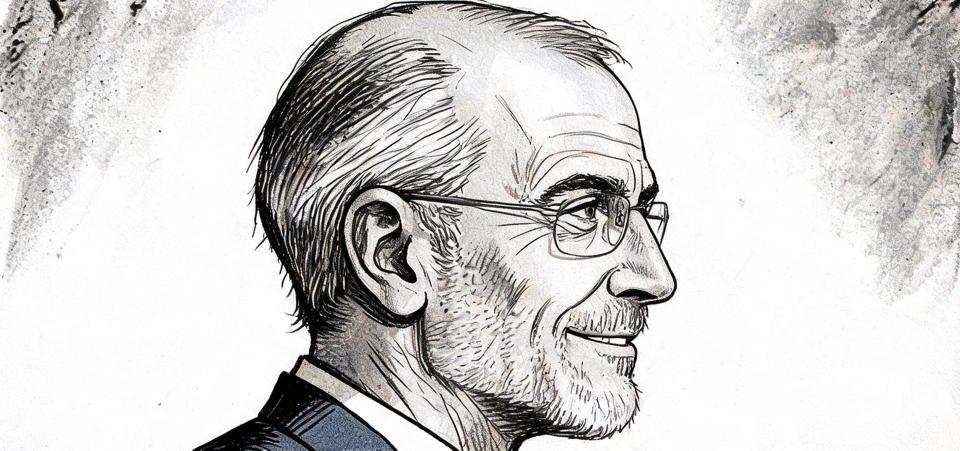
#> input picture fabrica/videos/prueba-perfil/assets/p1_cerrada.webp, 1920 x 901 px (shown at 1/2 size)
$ python cortar_rejilla.py ../../videos/prueba-perfil/assets/p1_cerrada.webp ../../videos/prueba-perfil/assets/p1_abierta.webp
#> lines starting #> are read from the running program, lines starting #| are printed output that depends on the picture
# Corta una rejilla 2×2 de retratos (Seedream) en dos parejas boca cerrada/abierta y alinea la abierta con la cerrada (ECC).
# Uso: /home/user/qw/bin/python -I cortar_rejilla.py rejilla.png CARPETA  →  p1_cerrada.webp, p1_abierta.webp, p2_cerrada.webp, p2_abierta.webp (1920 de ancho)
import cv2, numpy as np, sys
im = cv2.imread(sys.argv[1]); out = sys.argv[2]; g = cv2.cvtColor(im, cv2.COLOR_BGR2GRAY); H, W = g.shape
#> further down, im is the input picture: shape (901, 1920, 3); mean B, G, R 207.8, 208.6, 209.7
#> after `H, W = g.shape`: H = 901; W = 1920
def huecos(perfil, n):  # tramos claros (gutter) cerca del centro
#> called with perfil = array of shape (1920,), n = 1920
    c = n // 2; zona = perfil[c - n//8:c + n//8]; idx = np.where(zona > 240)[0] + c - n//8
#> after `c = n // 2`: c = 960
#> after `zona = perfil[c - n // 8:c + n // 8]`: zona = 480 values, max 206.8 at index 383, min 127 at index 7, mean 183.9
#> after `idx = np.where(zona > 240)[0] + c - n // 8`: idx = empty array
    return (idx.min(), idx.max()) if len(idx) else (c, c)
cx0, cx1 = huecos(g.mean(0), W); cy0, cy1 = huecos(g.mean(1), H)
#> after `cx0, cx1 = huecos(g.mean(0), W)`: cx0 = 960; cx1 = 960
#> after `cy0, cy1 = huecos(g.mean(1), H)`: cy0 = 450; cy1 = 450
print('gutters', cx0, cx1, cy0, cy1)
#| gutters 960 960 450 450
m = 14  # quita el marco negro
cajas = {'p1_cerrada': (m, m, cx0 - m, cy0 - m), 'p1_abierta': (cx1 + m, m, W - m, cy0 - m),
         'p2_cerrada': (m, cy1 + m, cx0 - m, H - m), 'p2_abierta': (cx1 + m, cy1 + m, W - m, H - m)}
#> cajas = {'p1_cerrada': (14, 14, 946, 436), 'p1_abierta': (974, 14, 1906, 436), 'p2_cerrada': (14, 464, 946, 887), 'p2_abierta': (974, 464, 1906, 887)}
P = {}
for k, (x0, y0, x1, y1) in cajas.items(): P[k] = im[y0:y1, x0:x1]
#> this loop made 4 passes
#> after the loop, P = 4 items
for p in ('p1', 'p2'):
    a, b = P[p + '_cerrada'], P[p + '_abierta']; h = min(a.shape[0], b.shape[0]); w = min(a.shape[1], b.shape[1]); a, b = a[:h, :w], b[:h, :w]
    ga, gb = [cv2.cvtColor(x, cv2.COLOR_BGR2GRAY).astype(np.float32) for x in (a, b)]
    M = np.eye(2, 3, dtype=np.float32)
    try: _, M = cv2.findTransformECC(ga, gb, M, cv2.MOTION_AFFINE, (cv2.TERM_CRITERIA_EPS | cv2.TERM_CRITERIA_COUNT, 200, 1e-5), None, 5)
    except cv2.error as e: print('ECC falla', p, e)
    b = cv2.warpAffine(b, M, (w, h), flags=cv2.INTER_LINEAR + cv2.WARP_INVERSE_MAP, borderMode=cv2.BORDER_REPLICATE)
    print(p, 'desplazamiento', M[:, 2])
    s = 1920 / w
    for nom, x in (('cerrada', a), ('abierta', b)):
        x = cv2.resize(x, (1920, round(h * s)), interpolation=cv2.INTER_CUBIC)
        cv2.imwrite(f'{out}/{p}_{nom}.webp', x, [cv2.IMWRITE_WEBP_QUALITY, 90])
#> this loop made 2 passes
#> pass 1, `a, b = (P[p + '_cerrada'], P[p + '_abierta'])`:
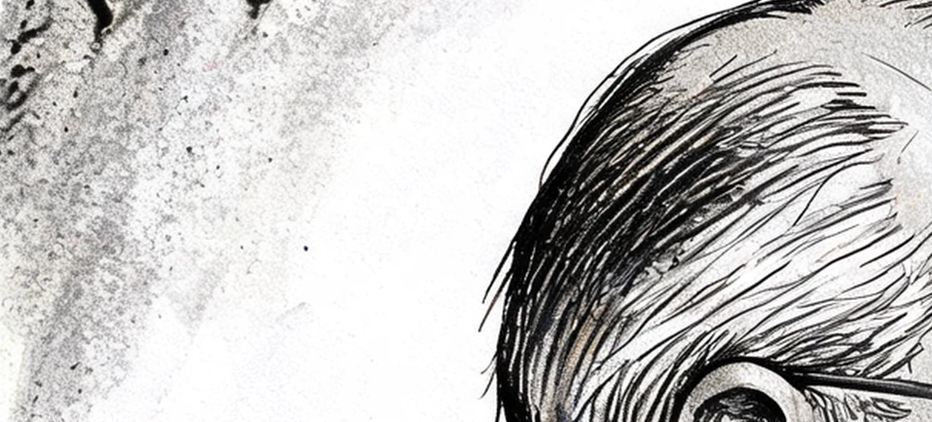
#> a: shape (422, 932, 3); mean of channels 0, 1, 2 193, 194.2, 195.4; drawn as B, G, R
#> pass 1, `a, b = (P[p + '_cerrada'], P[p + '_abierta'])`:
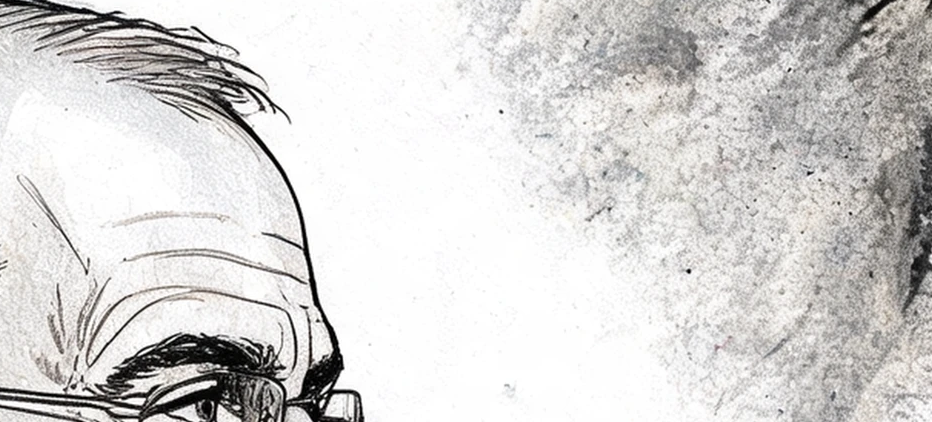
#> b: shape (422, 932, 3); mean of channels 0, 1, 2 211.9, 213.2, 214.5; drawn as B, G, R
#> after the loop:
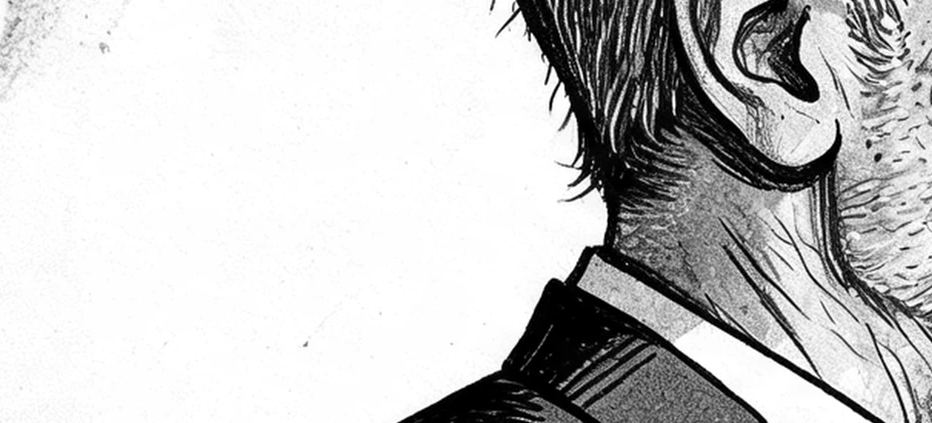
#> ga: shape (423, 932) float32; min 0, max 255, mean 199.5
#> after the loop:
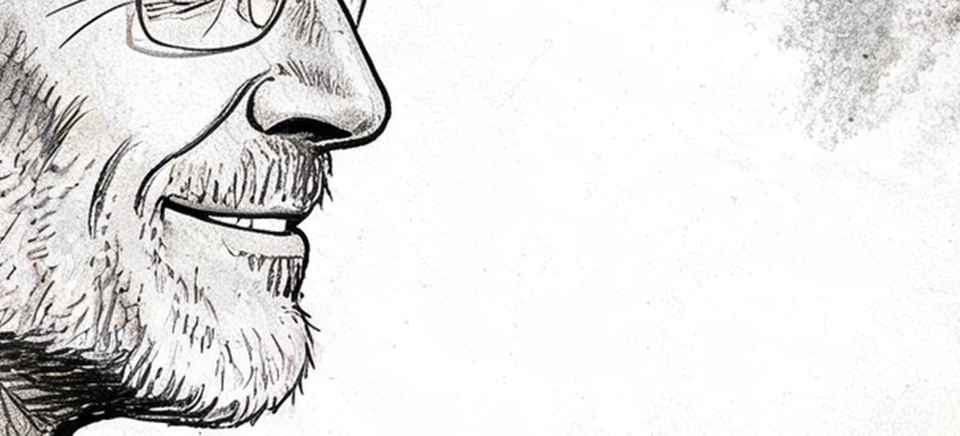
#> x: shape (871, 1920, 3) (shown at 1/2 size); mean of channels 0, 1, 2 228.1, 228.7, 229.6; drawn as B, G, R
